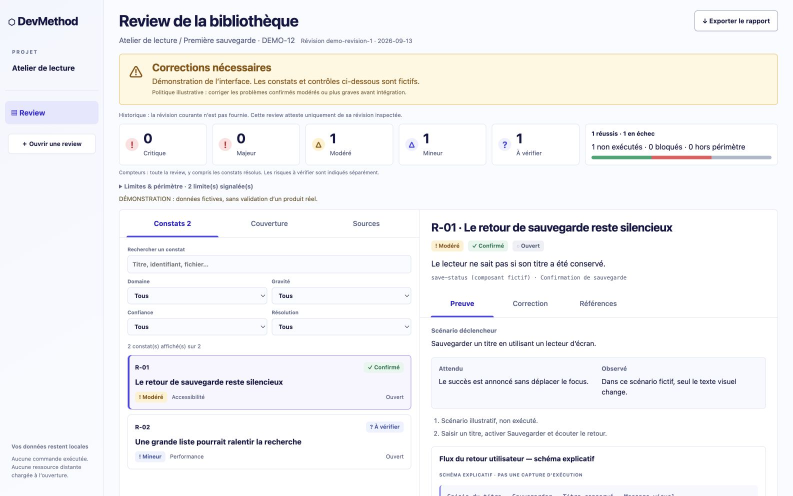
#> input picture docs/media/review-extension/captures/findings.jpg, 1586 x 992 px, found by its file name (shown at 1/2 size); its folder holds 6 pictures in this run
$ python extend.py
#> lines starting #> are read from the running program, lines starting #| are printed output that depends on the picture
"""Insert real review screenshots into the existing 0.3.0 film; never rebuild its story.
Requires ffmpeg, ffprobe, macOS say/Thomas and Pillow. Run from repository root.
"""
import json, math, pathlib, subprocess, re, hashlib
from PIL import Image, ImageDraw, ImageFont
ROOT=pathlib.Path.cwd(); TEMP=pathlib.Path('/private/tmp/devmethod-review-film'); TEMP.mkdir(exist_ok=True)
MEDIA=ROOT/'docs/media/visual-chain'; EXT=ROOT/'docs/media/review-extension'
MOVIE='docs/media/visual-chain/devmethod-du-besoin-au-produit-4k.fr.mp4'
CUT=171.52

def run(args):
    subprocess.run(args,check=True,stdout=subprocess.DEVNULL,stderr=open(TEMP/'encode.log','a'))
def duration(file):
    return float(subprocess.check_output(['ffprobe','-v','error','-show_entries','format=duration','-of','csv=p=0',str(file)]))
def font(size,serif=False,mono=False):
    return ImageFont.truetype('/System/Library/Fonts/Menlo.ttc' if mono else '/System/Library/Fonts/Supplemental/'+('Georgia.ttf' if serif else 'Arial.ttf'),size)
def wrap(draw,text,f,width):
    lines=[]; line=''
    for word in text.split():
        candidate=(line+' '+word).strip()
        if draw.textlength(candidate,font=f)>width and line: lines.append(line);line=word
        else:line=candidate
    return lines+[line]
def frame(i,s):
#> called with i = 0
    im=Image.new('RGB',(3840,2160),'#0e1d21'); d=ImageDraw.Draw(im)
#> after `im = Image.new('RGB', (3840, 2160), '#0e1d21')`:
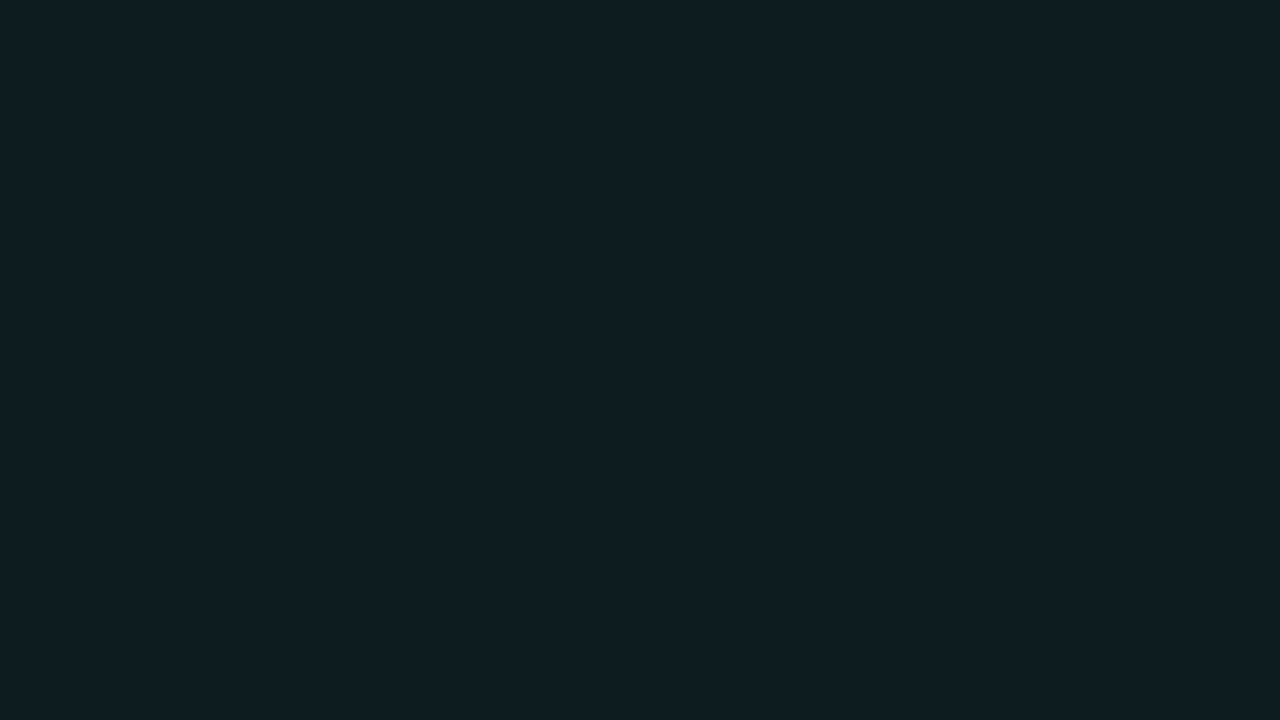
#> im: PIL image 3840x2160 RGB (shown at 1/3 size); mean R, G, B 14, 29, 33
    d.text((160,76),'DevMethod / Review',font=font(40),fill='#b0c6bf')
    d.text((3020,76),f'COMPLÉMENT  {i+1:02} / 06',font=font(32),fill='#b0c6bf')
    d.text((160,210),s['title'],font=font(110,True),fill='#f6f0e5')
    d.rounded_rectangle((160,440,1220,1850),radius=28,fill='#183137',outline='#45625f',width=2)
    y=510
    d.text((210,y),'DEPUIS LE PACKAGE NPM',font=font(30),fill='#e9ae82'); y+=95
    for line in s['command'].split('\n'):
        d.text((210,y),line,font=font(34,mono=True),fill='#f1b98e');y+=58
#> after the loop, y = 779
    y+=90
#> y = 869
    for line in wrap(d,s['explanation'],font(49),950):
#> in wrap, `line = ''`: line = ''
        d.text((210,y),line,font=font(49),fill='#ecf1e8');y+=68
#> this loop made 2 passes
#> after the loop, y = 1005
    y+=75
#> y = 1080
    for line in wrap(d,s['note'],font(33),950):
        d.text((210,y),line,font=font(33),fill='#b5d0c2');y+=48
#> this loop made 2 passes
#> y on passes 1 to 2: 1128, 1176
#> after the loop, y = 1176
    shot=Image.open(EXT/'captures'/s['capture']).convert('RGB');scale=min(2360/shot.width,1470/shot.height);shot=shot.resize((round(shot.width*scale),round(shot.height*scale)),Image.Resampling.LANCZOS)
#> in frame, shot is the input picture: PIL image 1586x992 RGB; mean R, G, B 245.3, 245.2, 246.2
#> after `scale = min(2360 / shot.width, 1470 / shot.height)`: scale = 1.48
    # Screenshot pixels are preserved apart from proportional display scaling.
    im.paste(shot,(1320+(2360-shot.width)//2,460+(1470-shot.height)//2))
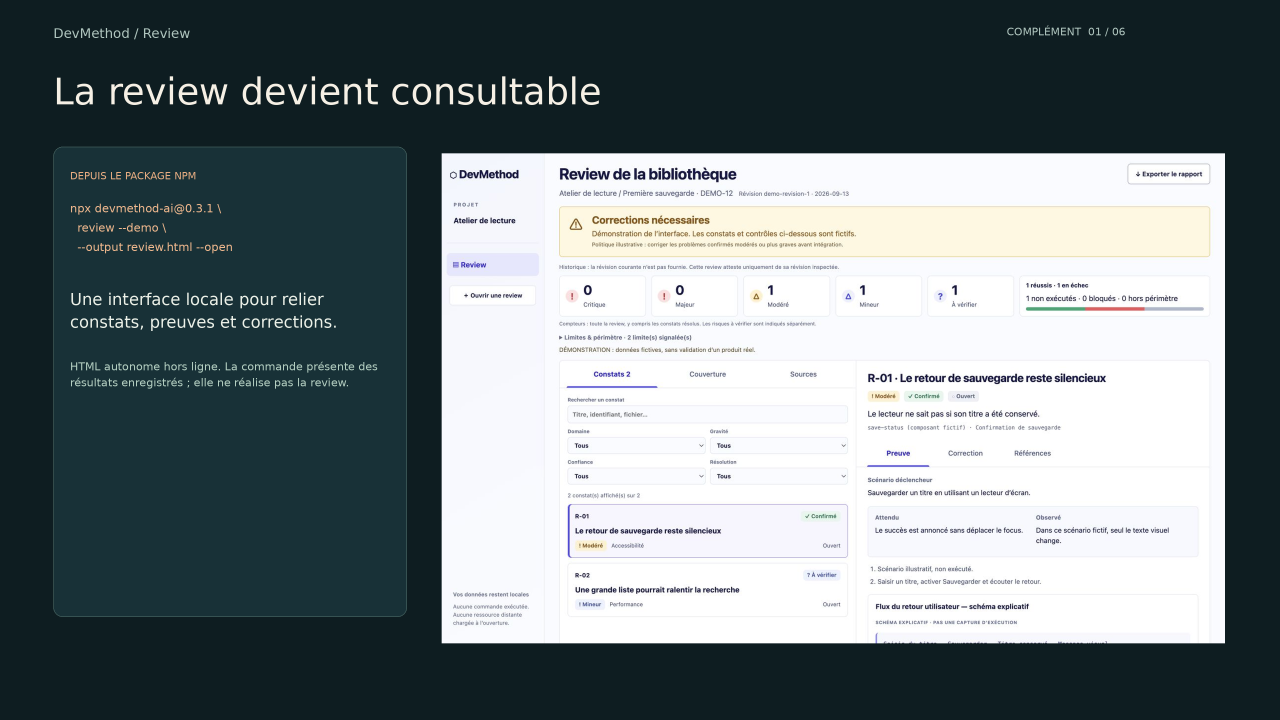
#> im: PIL image 3840x2160 RGB (shown at 1/3 size); mean R, G, B 114.1, 124.4, 127.3
    d.text((160,2040),'Captures réelles de l’interface · Données de démonstration fictives · Montage commenté',font=font(33),fill='#b0c6bf')
    im.save(TEMP/f'frame-{i}.png')
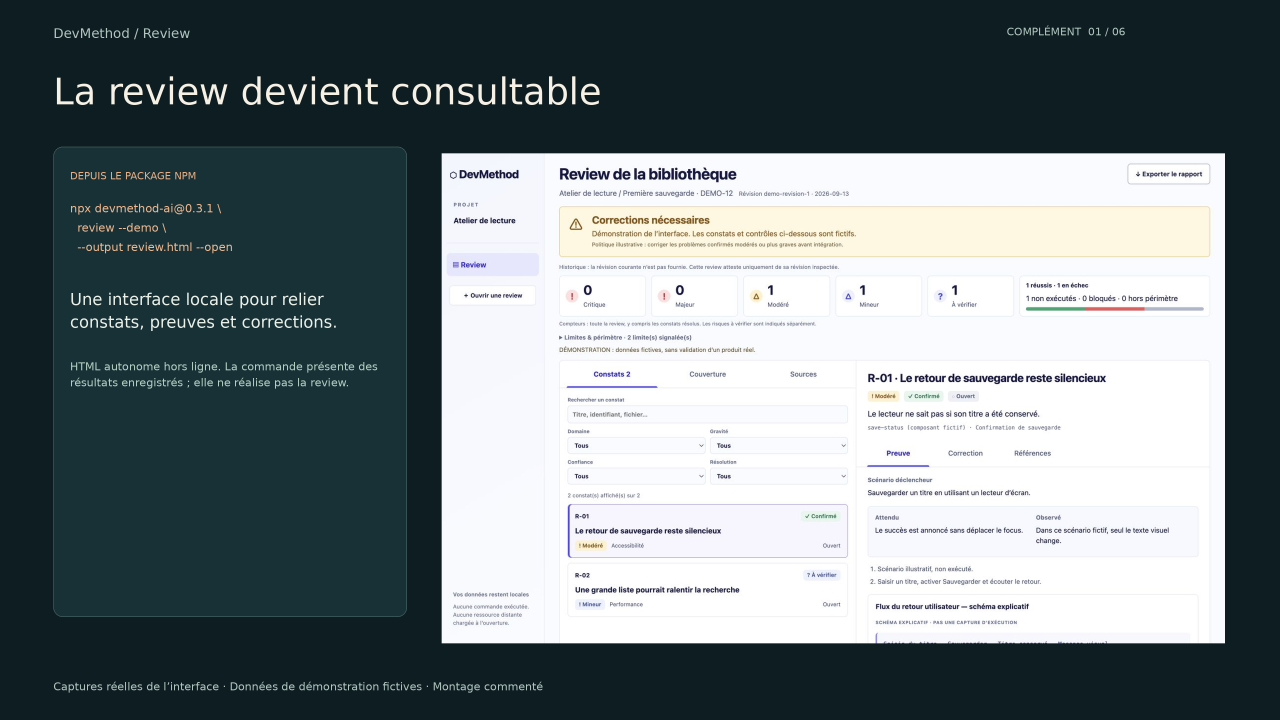
#> saved as frame-0.png: PIL image 3840x2160 RGB (shown at 1/3 size); mean R, G, B 114.3, 124.6, 127.5

scenes=[
 dict(title='La review devient consultable',capture='findings.jpg',command='npx devmethod-ai@0.3.1 '+chr(92)+'\n  review --demo '+chr(92)+'\n  --output review.html --open',explanation='Une interface locale pour relier constats, preuves et corrections.',note='HTML autonome hors ligne. La commande présente des résultats enregistrés ; elle ne réalise pas la review.',voice='Dev Method ajoute maintenant une interface de review. Voici sa démonstration fictive, distincte des résultats réels du pilote Lisière. Cette commande ouvre un rapport local.'),
 dict(title='Retrouver le constat utile',capture='filtered.jpg',command='Constats → Rechercher\n« silencieux »',explanation='Rechercher, filtrer et sélectionner sans confondre gravité et confiance.',note='Un constat confirmé et un risque à vérifier restent distincts. Les compteurs décrivent toute la review.',voice='La recherche isole un constat. Les filtres distinguent domaine, gravité, confiance et résolution. Un risque à vérifier reste une hypothèse, pas un défaut confirmé.'),
 dict(title='Comprendre, puis corriger',capture='correction.jpg',command='Preuve → Correction\n→ Vérification attendue',explanation='Du scénario observé à la correction et à sa nouvelle vérification.',note='Le ticket complète le constat. Fermer le panneau ne résout jamais le problème.',voice='Chaque constat relie scénario, preuve, impact et correction. La vérification attendue et le ticket restent accessibles. Masquer un résultat ne le marque pas comme résolu.'),
 dict(title='Voir la couverture réelle',capture='coverage.jpg',command='Couverture\nRéussi · Échec · Non exécuté',explanation='Les contrôles ont leur propre statut, indépendant du nombre de constats.',note='Une zone non inspectée ne devient pas verte. La révision et les limites restent visibles.',voice='La couverture sépare les contrôles réussis, en échec et non exécutés. L’absence de constat ne prouve pas que tout a été vérifié.'),
 dict(title='Vérifier les références',capture='sources.jpg',command='Sources\nVersion → Provenance → Usage',explanation='Une référence connue n’est pas automatiquement une source consultée.',note='La démonstration signale sa référence non vérifiée. Une vraie review consigne sa consultation et ses limites.',voice='Les sources indiquent technologie, version, provenance et usage. Ici, la référence est clairement non vérifiée : cette démonstration ne prétend pas l’avoir consultée.'),
 dict(title='Exporter et reprendre',capture='export.jpg',command='Exporter le rapport\nHTML · Markdown · JSON',explanation='Une source structurée commune pour l’interface et les rapports.',note='Conserver la révision, les preuves et les limites. Le HTML exporté conserve aussi l’état de consultation.',voice='Exportez la même review en HTML, Markdown ou JSON. Les résultats partagent une source commune. Le rapport conserve la révision, les preuves et les limites pour la reprise.'),
]
source=TEMP/'original-0.3.0.mp4'
if not source.exists(): source.write_bytes(subprocess.check_output(['git','show',f'v0.3.0:{MOVIE}']))
# Existing footage and narration are retained. Only the six-second ending is moved.
enc=['-c:v','libx264','-profile:v','high','-level:v','5.1','-pix_fmt','yuv420p','-r','25','-threads','4','-preset','veryfast','-crf','20','-c:a','aac','-ar','48000','-ac','1','-b:a','192k','-video_track_timescale','12800']
for i,s in enumerate(scenes):
    frame(i,s)
    (TEMP/f'voice-{i}.txt').write_text(s['voice'])
    run(['say','-v','Thomas','-r','165','-f',str(TEMP/f'voice-{i}.txt'),'-o',str(TEMP/f'voice-{i}.aiff')])
#> (the run stopped early here; a loop or call above may not have finished)
